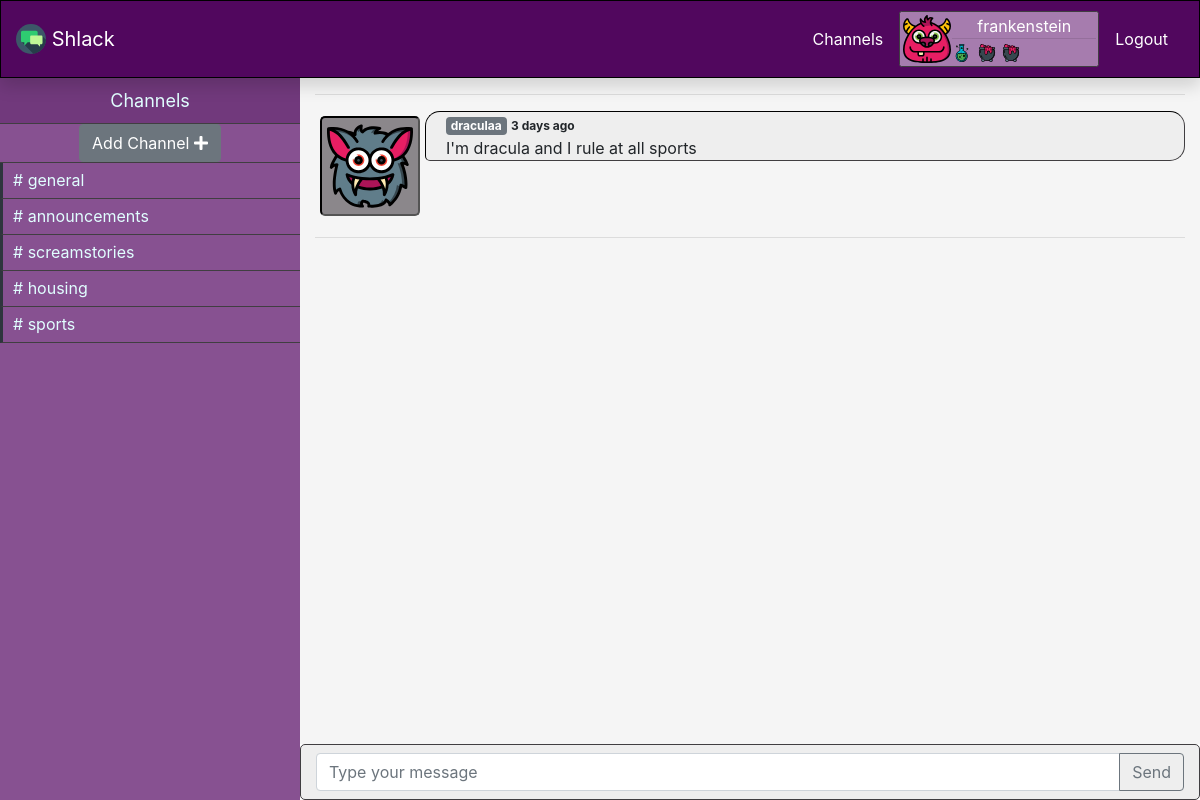
Page /channels/sports (signed in) on the committed database.
### models.py (models this page shows, shortened)
class User(UserMixin, db.Model):
    id = db.Column(db.Integer, primary_key=True)
    avatar = db.Column(db.String(64))
    username = db.Column(db.String(64), index=True, unique=True)
    email = db.Column(db.String(120), index=True, unique=True)
    password_hash = db.Column(db.String(128))
    posts = db.relationship("Post", backref="author", lazy="dynamic")

class Channel(db.Model):
    id = db.Column(db.Integer, primary_key=True)
    name = db.Column(db.String(300))
    posts = db.relationship("Post", backref="channel", lazy="dynamic")

class Post(db.Model):
    id = db.Column(db.Integer, primary_key=True)
    body = db.Column(db.String(300))
    timestamp = db.Column(db.DateTime, index=True, default=datetime.utcnow)
    user_id = db.Column(db.Integer, db.ForeignKey("user.id"))
    channel_id = db.Column(db.Integer, db.ForeignKey("channel.id"))
    @property
    def get_time_passed(self):
        now = datetime.utcnow()
        delta = now - self.timestamp
        if timedelta(seconds=0) <= delta < timedelta(minutes=2):
            return "1 min ago"
        elif timedelta(minutes=2) <= delta < timedelta(minutes=60):
            minutes = int(delta.total_seconds() // 60)
            return str(minutes) + " mins ago"
        elif timedelta(hours=1) <= delta < timedelta(hours=2):
            hours = int(delta.total_seconds() // 3600)
            return str(hours) + " hour ago"
        elif timedelta(minutes=60) <= delta < timedelta(hours=24):
            hours = int(delta.total_seconds() // 3600)
            return str(hours) + " hours ago"
        elif timedelta(hours=24) <= delta < timedelta(days=2):
            days = int(delta.total_seconds() // 86400)
            return str(days) + " day ago"
        elif timedelta(hours=2) <= delta < timedelta(days=365):
            days = int(delta.total_seconds() // 86400)
            return str(days) + " days ago"
        else:
            return "Error occurred"

### application.py (the view, shortened to what this page needs)
@app.route("/channels/<string:channel_name>", methods=["GET", "POST"])
@login_required
def channel(channel_name):
    new_channel_form = NewChannelForm()
    new_post_form = NewPostForm()
    channels = Channel.query.all()
    if not any(channel_name == channel.name for channel in channels):
        return redirect(url_for("channels"))
    cur_channel = Channel.query.filter_by(name=channel_name).first()
    posts = cur_channel.posts
    return render_template("channel.html",
                           new_channel_form=new_channel_form,
                           new_post_form=new_post_form,
                           channels=channels,
                           posts=posts)

### forms.py (shortened to what this page needs)
class NewChannelForm(FlaskForm):
    channel_name = StringField("Channel Name", validators=[DataRequired()])
    submit = SubmitField("Create")

class NewPostForm(FlaskForm):
    post_body = StringField("Post Body", validators=[DataRequired()])
    user_id = IntegerField("User ID")
    datetime = DateTimeField()
    submit = SubmitField("Send")

### models.py (called while the page is built)
@login.user_loader
def load_user(id_):
    return User.query.get(int(id_))

### templates/channel.html (shortened to what this page needs)
{% extends "layout.html" %}
{% block body %}
  <div id="sidebar" class="sidebar container-fluid">
    <div class="header">Channels</div>
    <div class="menu-list">
      <ul id="menu-content" class="menu-content collapse">
        <li class="add-channel justify-content-center d-flex">
          <button class="btn btn-secondary " data-target="#channel-modal" data-toggle="modal"> Add Channel <i
              class="fa fa-plus"></i></button>
        </li>
        {% for channel in channels %}
          <li class="channel">
            <a href={{ url_for('channel', channel_name=channel.name) }}># {{ channel.name }} </a>
          </li>
        {% endfor %}
      </ul>
    </div>
  </div>
  <div id="main" class="container-fluid">
    <div class="row">
      <div id="messages" class="col-12">
        <hr>
        {% for post in posts %}
          {% include "_post.html" %}
        {% endfor %}
      </div>
    </div>
    <form action="" method="POST">
      <div id="message-box" class="row">
        <div class="col-12 py-2">
          <div class="input-group ">
            <input id="msg-input" class="form-control" type="text" placeholder="Type your message" aria-label="" aria-describedby="">
            <div class="input-group-append">
              <button id="msg-send-btn" class="btn btn-outline-secondary" type="button">Send</button>
            </div>
          </div>
        </div>
      </div>
    </form>
  </div>
{% endblock %}

### templates/layout.html (shortened to what this page needs)
<!DOCTYPE html>
<html lang="en">
<head>
  <link rel="stylesheet" href="https://maxcdn.bootstrapcdn.com/bootstrap/4.5.0/css/bootstrap.min.css">
  <link rel="stylesheet" href="https://stackpath.bootstrapcdn.com/font-awesome/4.7.0/css/font-awesome.min.css" type="text/css">
  <link rel="stylesheet" href="https://cdnjs.cloudflare.com/ajax/libs/font-awesome/5.14.0/css/all.min.css" type="text/css">
  <link rel="stylesheet" href="https://cdnjs.cloudflare.com/ajax/libs/font-awesome/5.14.0/css/regular.min.css" type="text/css">
  <link rel="stylesheet" href="https://cdnjs.cloudflare.com/ajax/libs/font-awesome/5.14.0/css/solid.min.css" type="text/css">
  <link rel="stylesheet" type="text/css" href="{{ url_for('static', filename='style.css' ) }}">
</head>
<body>
<div id="navbar" class="container-fluid fixed-top position-sticky shadow">
      <ul class="navbar-list">
        <li>
          <a class="navbar-brand" href="{{url_for('index')}}">
            <img src="/static/images/brand-icons/017-speech-bubble-2.svg" width="30" height="30" class="d-inline-block align-top" alt="">
          Shlack
          </a>
        </li>
        {% if not current_user.is_authenticated %}
        <li class="nav-item ml-auto">
          <a class="nav-link" href="{{ url_for("login") }}">Login</a>
        </li>
        <li class="nav-item">
          <a class="nav-link nav-fill" href="{{ url_for("signup") }}">Sign Up</a>
        </li>
      {% else %}
        <li class="nav-item ml-auto">
          <a class="nav-link" href="{{ url_for("channels") }}">Channels</a>
        </li>
        <li class="nav-item">
          <div class="usercard d-flex flex-row no-gutters">
              <img src={{ current_user.avatar }}/>
            <div class="col">
              <p class="text-center text-white my-0">{{ current_user.username }}</p>
              <hr class="my-0">
              <span><img src="/static/images/specials/006-flask.svg" style="height: 20px; width: 20px;"></span>
              <span><img src="/static/images/specials/009-cauldron.svg" style="height: 20px; width: 20px;"></span/>
              <span><img src="/static/images/specials/009-cauldron.svg" style="height: 20px; width: 20px;"></span/>
              </div>
          </div>
        </li>
        <li class="nav-item pl-0">
          <a class="nav-link" href="{{ url_for("logout") }}">Logout</a>
        </li>
      {% endif %}
      </ul>
</div>
{% block body %}{% endblock %}
</body>
</html>

### templates/_post.html
{% if current_user == post.author %}
  <div class="media chat self">
    <img src={{ post.author.avatar }} style="height: 100px;"/>
    <div class="media-body">
      <span class="badge badge-primary">{{ post.author.username }}</span> <span class="timestamp"> {{ post.get_time_passed }}</span>
      <p>{{ post.body }}</p>
    </div>
  </div>
  <hr>
{% else %}
  <div class="media chat">
    <img src={{ post.author.avatar }} style="height: 100px;"/>
    <div class="media-body">
      <span class="badge badge-secondary">{{ post.author.username }}</span> <span class="timestamp"> {{ post.get_time_passed }}</span>
      <p>{{ post.body }}</p>
    </div>
  </div>
  <hr>
{% endif %}

### static/style.css (style rules this page uses)
* { box-sizing: border-box; }
body, html { margin: 0px; padding: 0px; max-height: 100%; height: 100%; }
#navbar { background: #51075e; border: 1px solid black; }
.navbar-list { display: flex; flex-direction: row; list-style: none; align-items: center; margin: 10px 0; padding: 0; }
.navbar-list .navbar-brand, .navbar-list .nav-link { color: #ffffff; align-items: center; }
.usercard { background: #a67cae; border: 1px solid #403e41; padding: 2px; border-radius: 2.5px; width: 200px; }
.usercard img { padding: 1px; border-radius: 2.5px; width: 50px; height: 50px; }
.sidebar { overflow: auto; background-color: #875191; position: fixed; left: 0px; padding: 0px; width: 300px; height: 100%; color: #e1ffff; }
.sidebar .menu-content { padding: 0px; }
.sidebar .header { background-color: #71397c; border-bottom: 1px solid #403e41; line-height: 45px; display: block; text-align: center; font-size: large; }
.sidebar .add-channel { border-style: none; border-bottom: 1px solid #403e41; }
.sidebar .channel { list-style: none; padding: 0px; margin: 0px; line-height: 35px; cursor: pointer; }
.sidebar .channel { padding-left: 0px; border-left: 3px solid #2e353d; border-bottom: 1px solid #403e41; }
.sidebar .channel a { text-decoration: none; color: #e1ffff; padding-left: 10px; }
#main { overflow: auto; background: #f5f5f5; }
#message-box { position: fixed; bottom: 0; background: #eeeeee; border: 1px solid #403e41; border-radius: 5px; }
.media { display: flex; flex-direction: row; border-radius: 5px; margin-bottom: 5px; }
.media .timestamp { font-weight: bold; margin: 0; font-size: 12px; }
.media img { height: 100px; padding: 5px; margin: 5px; background: #8b878b; border: 2px inset black; border-radius: 5px; align-self: flex-end; }
.media-body { background: #eeeeee; border: 1.5px inset #403e41; border-radius: 15px 15px 15px 5px; padding: 0px 20px; margin-bottom: 5px; }
.media-body p { margin-bottom: 0px; }
@media (min-width: 767px) { .sidebar .menu-list .menu-content { display: block; } }
@media (min-width: 767px) { #main { width: calc(100% - 300px); float: right; } }
@media (min-width: 767px) { #message-box { width: calc(100% - 300px); } }

### rows in the picture
User: avatar (picture), username "frankenstein"
Channel: name "general"
Channel: name "announcements"
Channel: name "screamstories"
Channel: name "housing"
Channel: name "sports"
Post: author.avatar (picture), author.username "draculaa", get_time_passed "3 days ago", body "I'm dracula and I rule at all sports"
